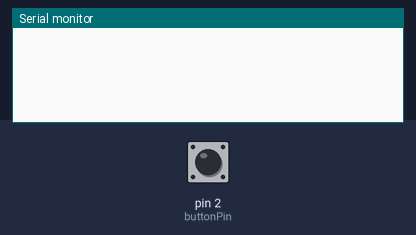
Recording of a sketch running on a simulated Arduino Uno, built with avr-gcc and run on an emulated ATmega328P. On the bench: the last lines printed to the serial monitor. The inputs (shaded band) are chosen by the test bench; at power-on: pin 2 (buttonPin) LOW. Random numbers use the default seed unless the sketch sets one.

Above: at 1.2 s.
1.3 s: pin 2 (buttonPin) pulled HIGH for 0.15 s
At 2.0 s:
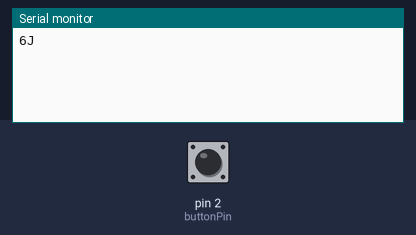
2.9 s: pin 2 (buttonPin) pulled HIGH for 1 s
At 4.4 s:
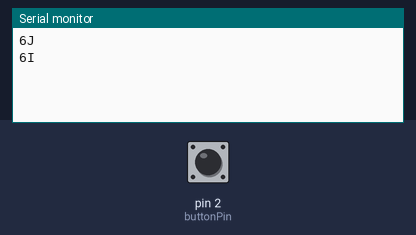
5.4 s: pin 2 (buttonPin) pulled HIGH for 0.15 s
At 6.3 s:
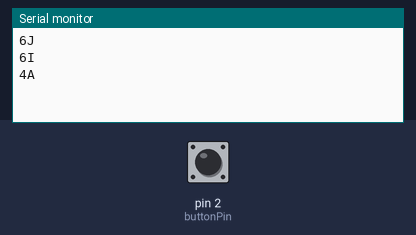
7.0 s: pin 2 (buttonPin) pulled HIGH for 1 s
At 7.5 s:
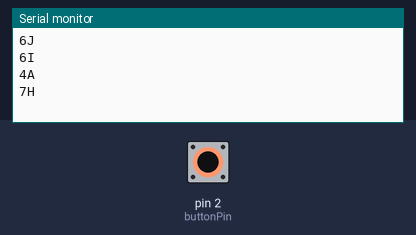
9.5 s: pin 2 (buttonPin) pulled HIGH for 3.2 s
At 10.6 s:
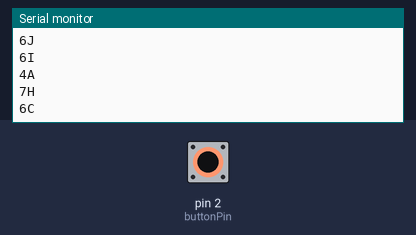
14.2 s: pin 2 (buttonPin) pulled HIGH for 0.15 s
At 15.4 s:
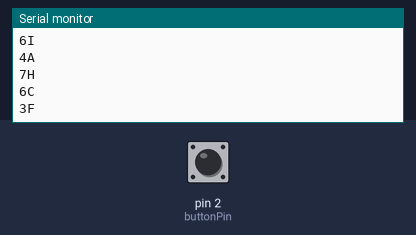

Measured:
- after the input at 1.3 s, the serial monitor: prints a new line at once (image 1)
- after the input at 2.9 s, the serial monitor: prints a new line at once (image 2)
- after the input at 5.4 s, the serial monitor: prints a new line at once (image 3)
- after the input at 7.0 s, the serial monitor: prints a new line at once (image 4)
- after the input at 9.5 s, the serial monitor: prints a new line at once (image 5)
- after the input at 14.2 s, the serial monitor: prints a new line at once (image 6)

The sketch:

rand.ino
```cpp
int randNum;
int ranLet;
const int buttonPin = 2;
char *myString[] = {"A", "B", "C", "D", "E", "F", "G", "H", "I", "J"};
int buttonState = 0;
int lastButtonState = 0;

void setup() {
    pinMode(buttonPin, INPUT);
    Serial.begin(9600);
    randomSeed(analogRead(0));
}

void loop() {
    buttonState = digitalRead(buttonPin);
    if (buttonState != lastButtonState) {
        if (buttonState == HIGH) {
            randNum = random(1, 10);
            ranLet = random(10);
            Serial.print(randNum);
            Serial.println(myString[ranLet]);
        }
        delay (50);
    }
    lastButtonState = buttonState;
}
```

lcd.ino
```cpp

```
